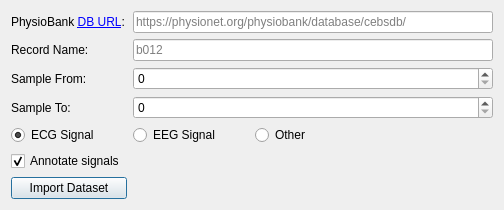
<?xml version="1.0" encoding="UTF-8"?>
<ui version="4.0">
 <class>Dialog</class>
 <widget class="QDialog" name="Dialog">
  <property name="geometry">
   <rect>
    <x>0</x>
    <y>0</y>
    <width>504</width>
    <height>205</height>
   </rect>
  </property>
  <property name="windowTitle">
   <string>Import PhysioNet Dataset</string>
  </property>
  <layout class="QGridLayout" name="gridLayout">
   <item row="7" column="0">
    <widget class="QPushButton" name="import_button">
     <property name="text">
      <string>Import Dataset</string>
     </property>
    </widget>
   </item>
   <item row="5" column="1">
    <widget class="QRadioButton" name="eeg">
     <property name="text">
      <string>EEG Signal</string>
     </property>
    </widget>
   </item>
   <item row="0" column="1" colspan="3">
    <widget class="QLineEdit" name="physionet_url_line_edit">
     <property name="placeholderText">
      <string>https://physionet.org/physiobank/database/cebsdb/</string>
     </property>
    </widget>
   </item>
   <item row="2" column="1" colspan="3">
    <widget class="QLineEdit" name="record_name_line_edit">
     <property name="placeholderText">
      <string>b012</string>
     </property>
    </widget>
   </item>
   <item row="2" column="0">
    <widget class="QLabel" name="record_name_label">
     <property name="text">
      <string>Record Name:</string>
     </property>
    </widget>
   </item>
   <item row="0" column="0">
    <widget class="QLabel" name="physiobank_label">
     <property name="text">
      <string>&lt;html&gt;&lt;head/&gt;&lt;body&gt;&lt;p&gt;PhysioBank &lt;a href=&quot;https://physionet.org/physiobank/database/&quot;&gt;&lt;span style=&quot; text-decoration: underline; color:#0000ff;&quot;&gt;DB URL&lt;/span&gt;&lt;/a&gt;:&lt;/p&gt;&lt;/body&gt;&lt;/html&gt;</string>
     </property>
    </widget>
   </item>
   <item row="5" column="0">
    <widget class="QRadioButton" name="ecg">
     <property name="text">
      <string>ECG Signal</string>
     </property>
     <property name="checked">
      <bool>true</bool>
     </property>
    </widget>
   </item>
   <item row="3" column="0">
    <widget class="QLabel" name="start_time_label">
     <property name="text">
      <string>Sample From:</string>
     </property>
    </widget>
   </item>
   <item row="4" column="0">
    <widget class="QLabel" name="end_time_label">
     <property name="text">
      <string>Sample To:</string>
     </property>
    </widget>
   </item>
   <item row="5" column="2">
    <widget class="QRadioButton" name="other">
     <property name="text">
      <string>Other</string>
     </property>
     <property name="checked">
      <bool>false</bool>
     </property>
    </widget>
   </item>
   <item row="3" column="1" colspan="3">
    <widget class="QSpinBox" name="sample_from">
     <property name="maximum">
      <number>10000000</number>
     </property>
    </widget>
   </item>
   <item row="4" column="1" colspan="3">
    <widget class="QSpinBox" name="sample_to">
     <property name="maximum">
      <number>10000000</number>
     </property>
    </widget>
   </item>
   <item row="6" column="0">
    <widget class="QCheckBox" name="annotate_checkbox">
     <property name="text">
      <string>Annotate signals</string>
     </property>
     <property name="checked">
      <bool>true</bool>
     </property>
    </widget>
   </item>
  </layout>
 </widget>
 <resources/>
 <connections/>
</ui>
